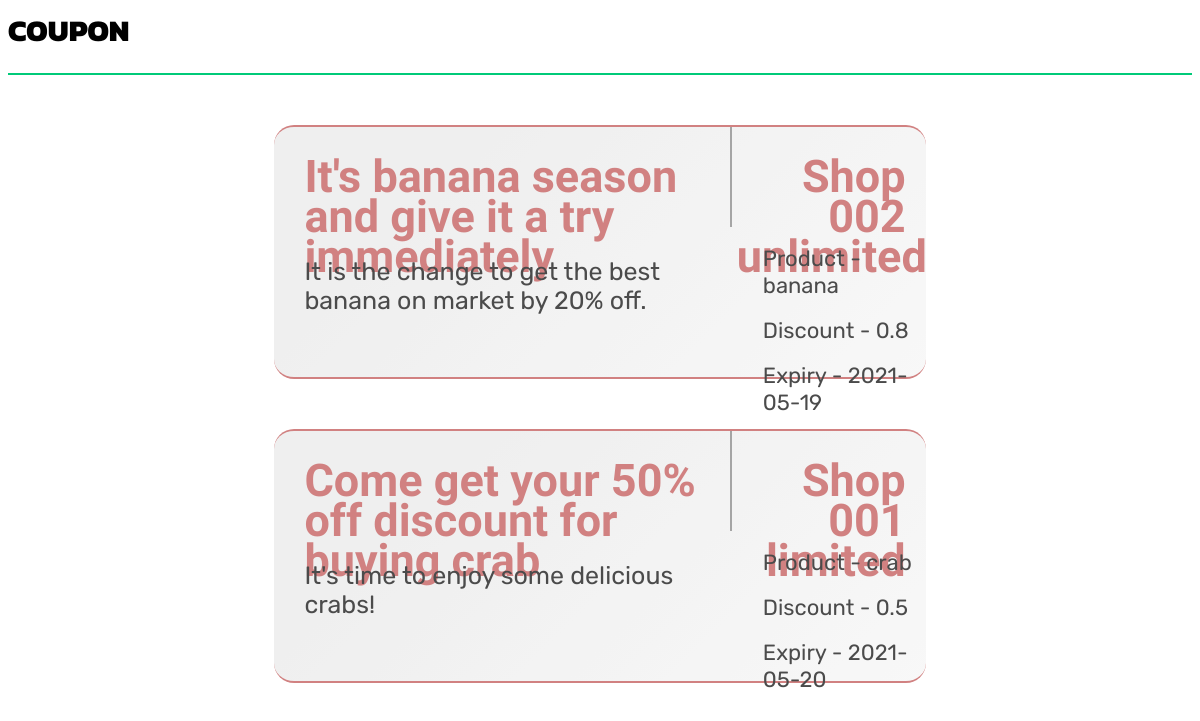
The app's page /CCoupon.php (signed in) with its own data.
### tables this page shows
CREATE TABLE `coupon` (
  `pID` int(11) NOT NULL,
  `GoodsID` int(11) NOT NULL,
  `cID` int(11) NOT NULL,
  `sID` int(11) NOT NULL,
  `Discount` decimal(2,1) NOT NULL,
  `Expirytion` date NOT NULL,
  PRIMARY KEY (`pID`,`cID`),
  KEY `FK_cp_GoodsID_idx` (`GoodsID`),
  KEY `FK_cp_sID_idx` (`sID`),
  KEY `FK_cp_cID_idx` (`cID`)
);

CREATE TABLE `promotion` (
  `pID` int(11) NOT NULL,
  `sID` int(11) NOT NULL,
  `GoodsID` int(11) NOT NULL,
  `Title` varchar(100) NOT NULL,
  `Content` varchar(100) NOT NULL,
  `Discount` decimal(2,1) NOT NULL,
  `ExpiryDate` date NOT NULL,
  PRIMARY KEY (`pID`),
  KEY `FK_p_sID_idx` (`sID`)
);

CREATE TABLE `stall` (
  `sID` int(11) NOT NULL,
  `skID` int(11) NOT NULL,
  `StallName` varchar(20) NOT NULL,
  `Location` varchar(255) NOT NULL,
  `Tel` varchar(20) NOT NULL,
  `BusinessHours` varchar(20) NOT NULL,
  PRIMARY KEY (`sID`),
  KEY `FK_skID_idx` (`skID`)
);

CREATE TABLE `goods` (
  `GoodsID` int(11) NOT NULL,
  `GoodsType` varchar(5) NOT NULL,
  `GoodsName` varchar(30) NOT NULL,
  `sID` int(11) NOT NULL,
  `Price` float(5,1) NOT NULL,
  `Qty` int(11) NOT NULL,
  PRIMARY KEY (`GoodsID`),
  KEY `FK_sID_idx` (`sID`)
);

### CCoupon.php (the view, shortened to what this page needs)
<html>
<html>
    <head>
        <link href="assets/css/basic.css" rel="stylesheet" />
        <link href="css/CCoupon.css" rel="stylesheet" />
    </head>
    <body>
        <div class="row">
            <div class="col-md-12">
                <h1 class="page-head-line">Coupon</h1>
            </div>
        </div>
                <?php
                    $conn = conn();
                    $sql = 'SELECT p.Title, s.StallName, p.Content, g.GoodsName, c.Discount, c.Expirytion FROM coupon c, promotion p, goods g, stall s WHERE c.pID = p.pID AND c.GoodsID = g.GoodsID AND s.sID = g.sID AND c.cID = '.$_SESSION['ID'];
                    $rs = mysqli_query($conn, $sql);
                    while($rc = mysqli_fetch_assoc($rs)){
                ?>
                <div class="card">
                    <div class="top">
                        <div class="title">
                            <div style="margin-left: 30px; margin-top: 30px;"><?php echo $rc['Title'] ?></div>
                        </div>
                        <div class="stall">
                            <div style="margin-right: 20px; margin-top: 30px;"><?php echo $rc['StallName'] ?></div>
                        </div>
                    </div>
                    <div class="left">
                        <div style="margin-left: 30px; margin-top: 30px;"><?php echo $rc['Content'] ?></div>
                    </div>
                    <div class="right">
                        <div class="Product">
                            Product - <?php echo $rc['GoodsName'] ?>
                        </div>
                        <div class="Discount">
                            Discount - <?php echo $rc['Discount'] ?>
                        </div>
                        <div class="ExpiryDate">
                            Expiry - <?php echo $rc['Expirytion'] ?>
                        </div>
                    </div>
                </div>
                <?php
                    }
                ?>
    </body>
</html>

### assets/css/basic.css (style rules this page uses)
body { font-family: 'Varela Round', sans-serif; }
.page-head-line { font-size: 30px; text-transform: uppercase; color: #000; font-weight: 800; padding-bottom: 20px; border-bottom: 2px solid #00CA79; margin-bottom: 10px; font-family: 'Kanit', sans-serif; }

### css/CCoupon.css (style rules this page uses)
.card { width: 55%; height: 250px; margin: 50px auto; background-color: #f6f6f6; background-image: linear-gradient(315deg, #f6f6f6 0%, #e9e9e9 74%); border-top: 2px solid rgb(190, 77, 77); border-bottom: 2px solid rgb(190, 77, 77); border-radius: 20px; opacity: 0.7; transition: 0.2s ease; }
.top { width:100%; height: 100px; line-height: 40px; color: rgb(190, 77, 77); }
.title { width: 70%; height: 100px; font-size: 45px; font-weight: bold; float: left; border-right: 2px solid gray; }
.stall { width: 29%; height: 100px; font-size: 45px; font-weight: bold; float: right; text-align: right; }
.left { width: 70%; float: left; font-size: 25px; font-family: 'Rubik', sans-serif; }
.right { width: 25%; float: right; font-size: 22px; text-align: left; font-family: 'Rubik', sans-serif; }
.right div { margin-top: 18px; }

### records on screen
coupon: pID.Title "It's banana season and give it a try immediately", sID.StallName "Shop 002 unlimited", pID.Content "It is the change to get the best banana on market by 20% off.", GoodsID.GoodsName "banana", Discount "0.8", Expirytion "2021-05-19"
coupon: pID.Title "Come get your 50% off discount for buying crab", sID.StallName "Shop 001 limited", pID.Content "It's time to enjoy some delicious crabs!", GoodsID.GoodsName "crab", Discount "0.5", Expirytion "2021-05-20"
